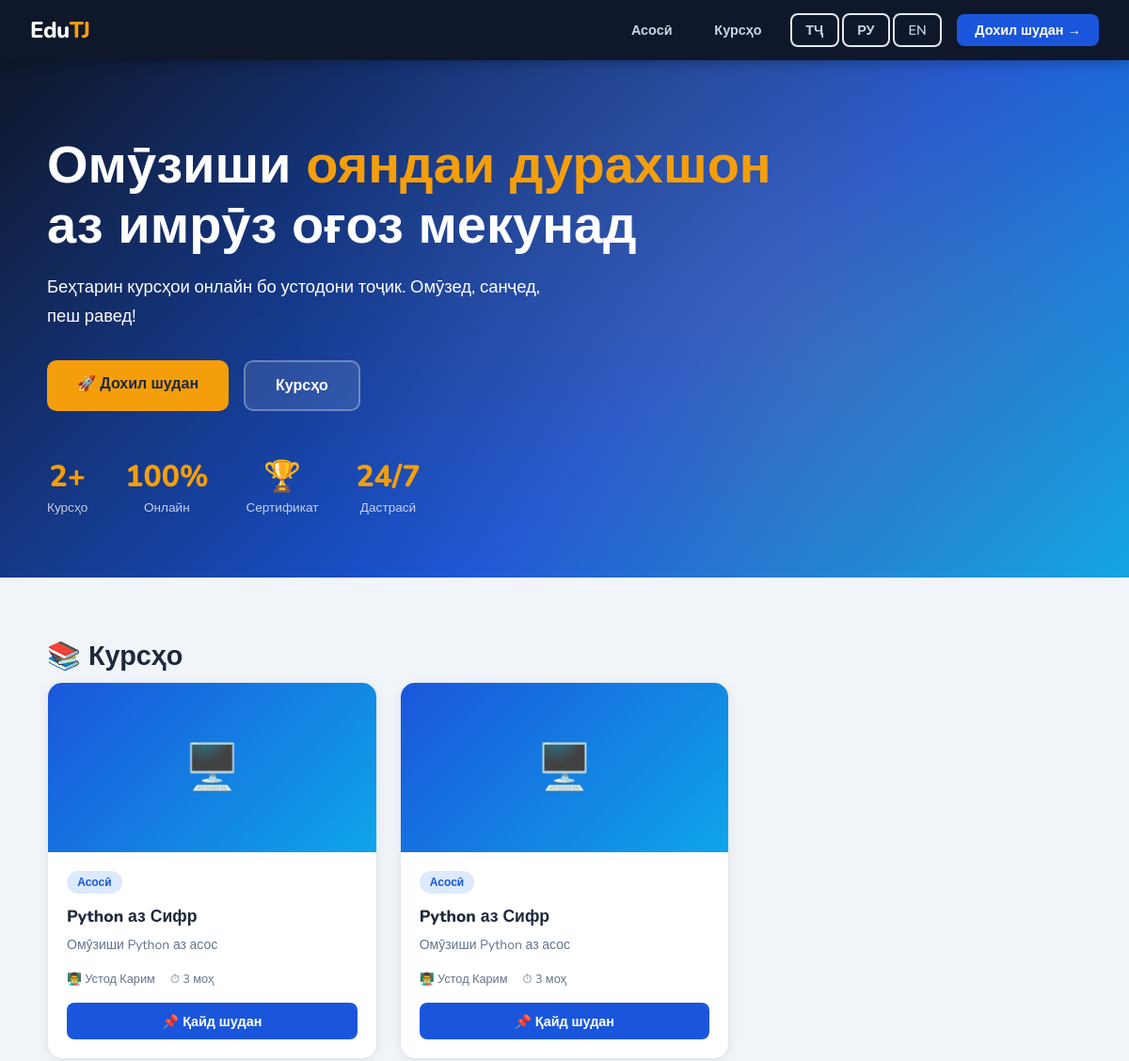
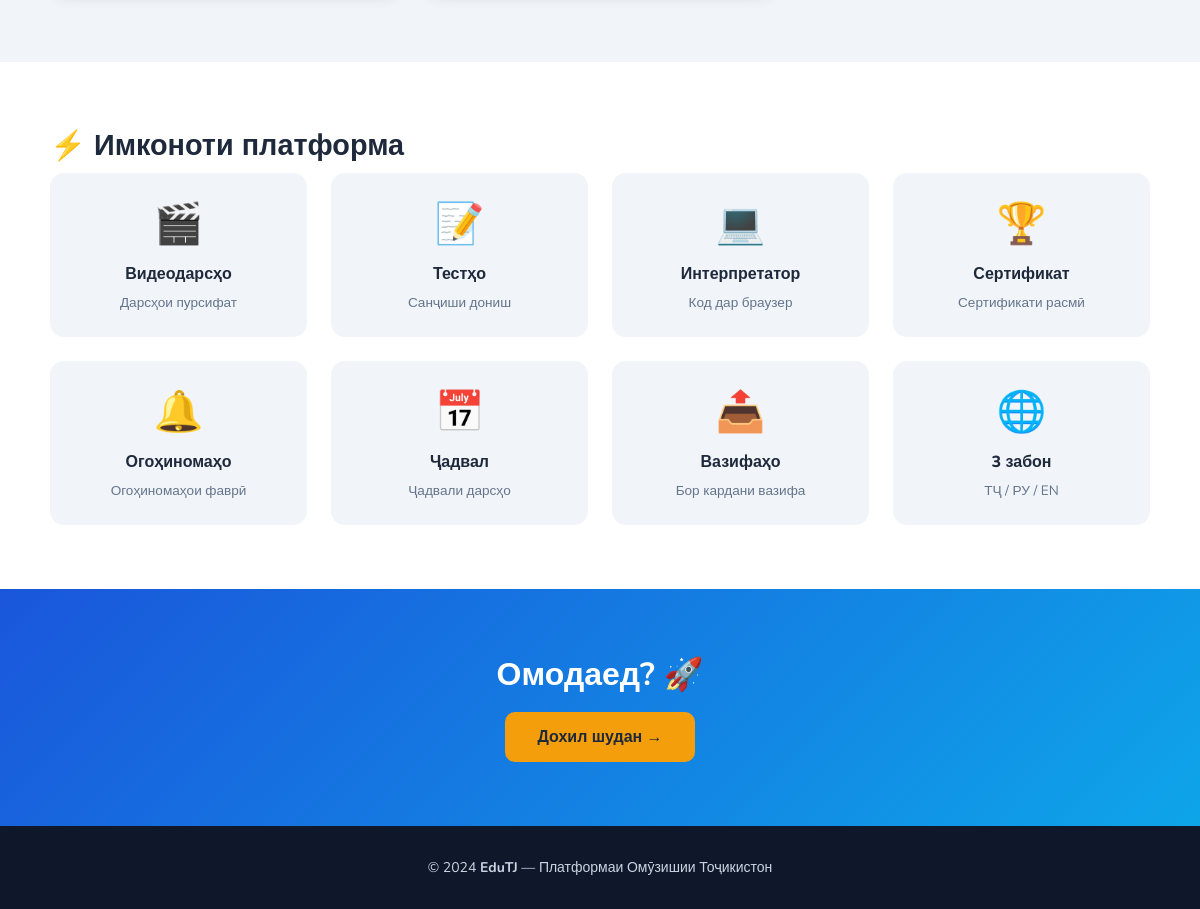
The page / on the database its author committed (2 pictures, top to bottom).
### tables this page shows
CREATE TABLE courses (
            id INTEGER PRIMARY KEY AUTOINCREMENT,
            title TEXT NOT NULL, description TEXT,
            image TEXT, instructor TEXT, duration TEXT,
            level TEXT DEFAULT 'Асосӣ',
            created_at TEXT DEFAULT CURRENT_TIMESTAMP
        );

### app.py (the view)
@app.route('/')
def index():
    db = get_db()
    courses = db.execute("SELECT * FROM courses ORDER BY created_at DESC").fetchall()
    db.close()
    return render_template('index.html', courses=courses)

### app.py (called while the page is built)
def t(key):
    lang = session.get('lang','tg')
    return LANGS.get(lang, LANGS['tg']).get(key, key)

def get_db():
    conn = sqlite3.connect(DB)
    conn.row_factory = sqlite3.Row
    return conn

### templates/index.html (shortened to what this page needs)
<!DOCTYPE html>
<html lang="tg">
<head>
<link rel="stylesheet" href="/static/css/style.css">
</head>
<body class="{{ 'dark-theme' if session.dark else '' }}">
<nav class="nav">
  <div class="nav-logo">Edu<span>TJ</span></div>
  <div class="nav-links">
    <a href="/">{{ t('home') }}</a>
    <a href="#courses">{{ t('courses') }}</a>
    {% if session.user_id %}
      <a href="/pupil">{{ t('cabinet') }}</a>
      <a href="/notifications" style="position:relative;font-size:1.1rem;">🔔{% set uc=get_unread(session.user_id) %}{% if uc>0 %}<span class="notif-badge">{{uc}}</span>{% endif %}</a>
      <a href="/toggle_dark">{{ '☀️' if session.dark else '🌙' }}</a>
      <span style="display:flex;gap:.2rem;">
        <a href="/set_lang/tg" class="btn btn-ghost btn-sm" style="{% if session.lang=='tg' %}background:var(--primary);color:#fff;{% endif %}">ТҶ</a>
        <a href="/set_lang/ru" class="btn btn-ghost btn-sm" style="{% if session.lang=='ru' %}background:var(--primary);color:#fff;{% endif %}">РУ</a>
        <a href="/set_lang/en" class="btn btn-ghost btn-sm" style="{% if session.lang=='en' %}background:var(--primary);color:#fff;{% endif %}">EN</a>
      </span>
      <a href="/logout" style="color:#f87171">{{ t('logout') }}</a>
    {% else %}
      <span style="display:flex;gap:.2rem;">
        <a href="/set_lang/tg" class="btn btn-ghost btn-sm">ТҶ</a>
        <a href="/set_lang/ru" class="btn btn-ghost btn-sm">РУ</a>
        <a href="/set_lang/en" class="btn btn-ghost btn-sm">EN</a>
      </span>
      <a href="/login" class="btn-nav">{{ t('login') }} →</a>
    {% endif %}
  </div>
</nav>
<section class="hero">
  <div class="hero-inner">
    <h1 class="fade-up">Омӯзиши <span>ояндаи дурахшон</span><br>аз имрӯз оғоз мекунад</h1>
    <p class="fade-up-2">Беҳтарин курсҳои онлайн бо устодони тоҷик. Омӯзед, санҷед, пеш равед!</p>
    <div class="hero-btns fade-up-3">
      {% if session.user_id %}
        <a href="/pupil" class="btn-hero btn-primary">🚀 {{ t('cabinet') }}</a>
        <a href="/schedule" class="btn-hero btn-outline">📅 {{ t('schedule') }}</a>
      {% else %}
        <a href="/login" class="btn-hero btn-primary">🚀 {{ t('login') }}</a>
        <a href="#courses" class="btn-hero btn-outline">{{ t('courses') }}</a>
      {% endif %}
    </div>
    <div class="hero-stats fade-up-3">
      <div class="hero-stat"><strong>{{ courses|length }}+</strong><span>{{ t('courses') }}</span></div>
      <div class="hero-stat"><strong>100%</strong><span>Онлайн</span></div>
      <div class="hero-stat"><strong>🏆</strong><span>{{ t('certificate') }}</span></div>
      <div class="hero-stat"><strong>24/7</strong><span>Дастрасӣ</span></div>
    </div>
  </div>
</section>
<section class="section" id="courses">
  <div class="section-inner">
    <h2 class="section-title">📚 {{ t('courses') }}</h2>
    <div class="cards-grid">
      {% for course in courses %}
      <div class="course-card fade-up">
        <div class="course-thumb">{% if course.image %}<img src="/static/uploads/images/{{ course.image }}" alt="">{% else %}🖥️{% endif %}</div>
        <div class="course-body">
          <span class="course-badge">{{ course.level }}</span>
          <h3>{{ course.title }}</h3>
          <p>{{ course.description[:100] if course.description else '' }}</p>
          <div class="course-meta"><span>👨‍🏫 {{ course.instructor }}</span><span>⏱ {{ course.duration }}</span></div>
          <a href="{% if session.user_id %}/enroll/{{ course.id }}{% else %}/login{% endif %}" class="btn btn-blue btn-full">📌 {{ t('enroll') }}</a>
        </div>
      </div>
      {% else %}<div class="alert alert-info">Ҳанӯз курсе нест.</div>{% endfor %}
    </div>
  </div>
</section>
<section class="section features">
  <div class="section-inner">
    <h2 class="section-title">⚡ Имконоти платформа</h2>
    <div class="features-grid">
      <div class="feature-card"><div class="feature-icon">🎬</div><h4>Видеодарсҳо</h4><p>Дарсҳои пурсифат</p></div>
      <div class="feature-card"><div class="feature-icon">📝</div><h4>Тестҳо</h4><p>Санҷиши дониш</p></div>
      <div class="feature-card"><div class="feature-icon">💻</div><h4>{{ t('interpreter') }}</h4><p>Код дар браузер</p></div>
      <div class="feature-card"><div class="feature-icon">🏆</div><h4>{{ t('certificate') }}</h4><p>Сертификати расмӣ</p></div>
      <div class="feature-card"><div class="feature-icon">🔔</div><h4>{{ t('notifications') }}</h4><p>Огоҳиномаҳои фаврӣ</p></div>
      <div class="feature-card"><div class="feature-icon">📅</div><h4>{{ t('schedule') }}</h4><p>Ҷадвали дарсҳо</p></div>
      <div class="feature-card"><div class="feature-icon">📤</div><h4>{{ t('homework') }}</h4><p>Бор кардани вазифа</p></div>
      <div class="feature-card"><div class="feature-icon">🌐</div><h4>3 забон</h4><p>ТҶ / РУ / EN</p></div>
    </div>
  </div>
</section>
{% if not session.user_id %}
<section class="section" style="background:linear-gradient(135deg,#1a56db,#0ea5e9);color:#fff;text-align:center;">
  <div class="section-inner">
    <h2 style="font-size:2rem;margin-bottom:1rem;">Омодаед? 🚀</h2>
    <a href="/login" class="btn-hero btn-primary">{{ t('login') }} →</a>
  </div>
</section>
{% endif %}
<footer><p>© 2024 <strong>EduTJ</strong> — Платформаи Омӯзишии Тоҷикистон</p></footer>
</body>
</html>

### rows shown on the page
courses: level "Асосӣ", title "Python аз Сифр", description "Омӯзиши Python аз асос", instructor "Устод Карим", duration "3 моҳ", t "Қайд шудан"
courses: level "Асосӣ", title "Python аз Сифр", description "Омӯзиши Python аз асос", instructor "Устод Карим", duration "3 моҳ", t "Қайд шудан"

### other values the page prints
{{ t('home') }} "Асосӣ"
{{ t('courses') }} "Курсҳо"
{{ t('login') }} "Дохил шудан"
{{ courses|length }} "2"
{{ t('certificate') }} "Сертификат"
{{ t('interpreter') }} "Интерпретатор"
{{ t('notifications') }} "Огоҳиномаҳо"
{{ t('schedule') }} "Ҷадвал"
{{ t('homework') }} "Вазифаҳо"
